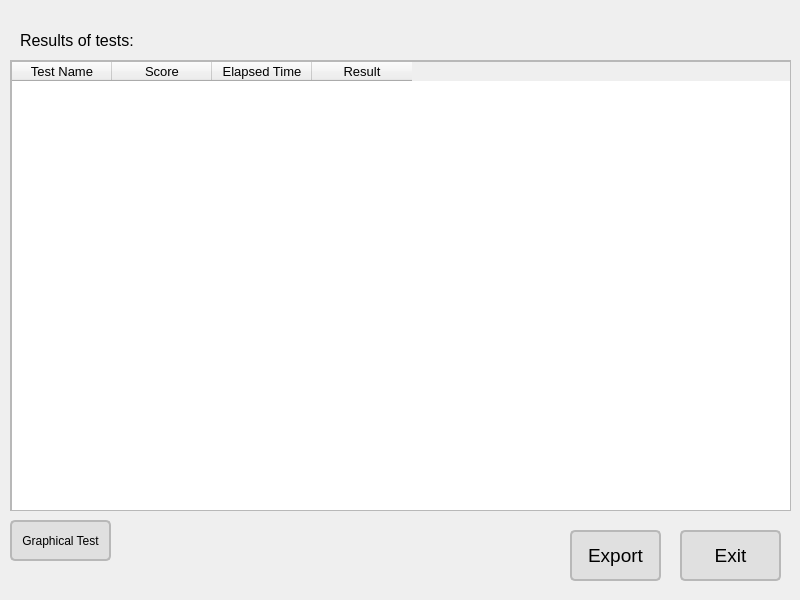
<?xml version="1.0" encoding="UTF-8"?>
<ui version="4.0">
 <class>Results</class>
 <widget class="QWidget" name="Results">
  <property name="geometry">
   <rect>
    <x>0</x>
    <y>0</y>
    <width>800</width>
    <height>600</height>
   </rect>
  </property>
  <property name="windowTitle">
   <string>Form</string>
  </property>
  <widget class="QLabel" name="label">
   <property name="geometry">
    <rect>
     <x>20</x>
     <y>20</y>
     <width>181</width>
     <height>41</height>
    </rect>
   </property>
   <property name="font">
    <font>
     <pointsize>12</pointsize>
    </font>
   </property>
   <property name="text">
    <string>Results of tests:</string>
   </property>
  </widget>
  <widget class="QPushButton" name="exit_btn">
   <property name="geometry">
    <rect>
     <x>680</x>
     <y>530</y>
     <width>101</width>
     <height>51</height>
    </rect>
   </property>
   <property name="font">
    <font>
     <pointsize>14</pointsize>
    </font>
   </property>
   <property name="styleSheet">
    <string notr="true">QPushButton {
    background-color: rgb(224, 224, 224);
    border-radius: 5px;
    border: 2px solid rgb(184, 184, 184);
    padding: 6px;
}

QPushButton:hover {
    background-color: rgb(200, 200, 200);
    border: 2px solid rgb(154, 154, 154);
}</string>
   </property>
   <property name="text">
    <string>Exit</string>
   </property>
  </widget>
  <widget class="QScrollArea" name="scrollArea">
   <property name="geometry">
    <rect>
     <x>10</x>
     <y>60</y>
     <width>781</width>
     <height>451</height>
    </rect>
   </property>
   <property name="widgetResizable">
    <bool>true</bool>
   </property>
   <widget class="QWidget" name="scrollAreaWidgetContents">
    <property name="geometry">
     <rect>
      <x>0</x>
      <y>0</y>
      <width>779</width>
      <height>449</height>
     </rect>
    </property>
    <widget class="QTableWidget" name="tableWidget">
     <property name="geometry">
      <rect>
       <x>0</x>
       <y>0</y>
       <width>781</width>
       <height>451</height>
      </rect>
     </property>
     <property name="font">
      <font>
       <pointsize>10</pointsize>
      </font>
     </property>
     <property name="sizeAdjustPolicy">
      <enum>QAbstractScrollArea::AdjustToContents</enum>
     </property>
     <column>
      <property name="text">
       <string>Test Name</string>
      </property>
     </column>
     <column>
      <property name="text">
       <string>Score</string>
      </property>
     </column>
     <column>
      <property name="text">
       <string>Elapsed Time</string>
      </property>
     </column>
     <column>
      <property name="text">
       <string>Result</string>
      </property>
     </column>
    </widget>
   </widget>
  </widget>
  <widget class="QPushButton" name="graphical_btn">
   <property name="geometry">
    <rect>
     <x>10</x>
     <y>520</y>
     <width>101</width>
     <height>41</height>
    </rect>
   </property>
   <property name="font">
    <font>
     <pointsize>9</pointsize>
    </font>
   </property>
   <property name="styleSheet">
    <string notr="true">QPushButton {
    background-color: rgb(224, 224, 224);
    border-radius: 5px;
    border: 2px solid rgb(184, 184, 184);
    padding: 6px;
}

QPushButton:hover {
    background-color: rgb(200, 200, 200);
    border: 2px solid rgb(154, 154, 154);
}</string>
   </property>
   <property name="text">
    <string>Graphical Test</string>
   </property>
  </widget>
  <widget class="QPushButton" name="export_btn">
   <property name="geometry">
    <rect>
     <x>570</x>
     <y>530</y>
     <width>91</width>
     <height>51</height>
    </rect>
   </property>
   <property name="font">
    <font>
     <pointsize>14</pointsize>
    </font>
   </property>
   <property name="styleSheet">
    <string notr="true">QPushButton {
    background-color: rgb(224, 224, 224);
    border-radius: 5px;
    border: 2px solid rgb(184, 184, 184);
    padding: 6px;
}

QPushButton:hover {
    background-color: rgb(200, 200, 200);
    border: 2px solid rgb(154, 154, 154);
}</string>
   </property>
   <property name="text">
    <string>Export</string>
   </property>
  </widget>
 </widget>
 <resources/>
 <connections/>
</ui>
